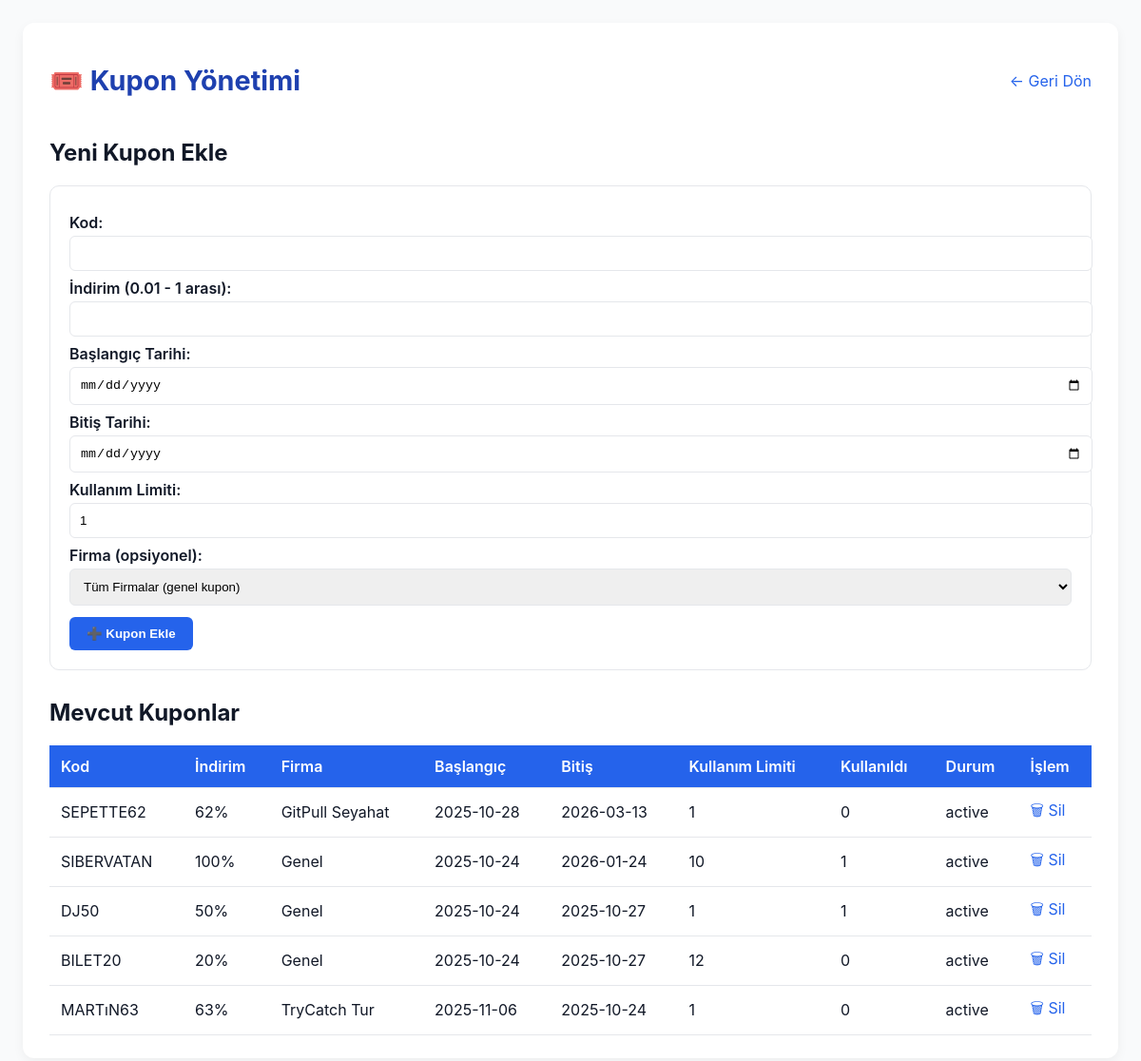
/public/index.php?page=admin_coupons (signed in), run on the app's committed database.
### tables this page shows
CREATE TABLE Coupon (
        id INTEGER PRIMARY KEY AUTOINCREMENT,
        code TEXT UNIQUE NOT NULL,
        discount_percent REAL NOT NULL,
        valid_from TEXT,
        valid_to TEXT,
        usage_limit INTEGER DEFAULT 1,
        used_count INTEGER DEFAULT 0,
        company_id INTEGER, -- ✅ Eklendi
        status TEXT DEFAULT 'active',
        created_at TEXT DEFAULT CURRENT_TIMESTAMP,
        FOREIGN KEY (company_id) REFERENCES Company(id)
    );

CREATE TABLE Company (
            id INTEGER PRIMARY KEY AUTOINCREMENT,
            name TEXT NOT NULL,
            phone TEXT,
            email TEXT,
            created_at TEXT DEFAULT CURRENT_TIMESTAMP
        );

### app/views/admin/coupons.php (the view, shortened to what this page needs)
<?php
require_once __DIR__ . '/../../config/database.php';
$coupons = $db->query("
    SELECT c.*, co.name AS company_name
    FROM Coupon c
    LEFT JOIN Company co ON c.company_id = co.id
    ORDER BY datetime(c.valid_to) DESC
")->fetchAll(PDO::FETCH_ASSOC);
?>
<!DOCTYPE html>
<html lang="tr">
<head>
</head>
<body>
<div class="container">
  <div class="top-bar">
    <h1>🎟️ Kupon Yönetimi</h1>
    <a href="index.php?page=admin">← Geri Dön</a>
  </div>
  <h2>Yeni Kupon Ekle</h2>
  <form method="post">
    <label>Kod:</label>
    <input name="code" maxlength="20" required>
    <label>İndirim (0.01 - 1 arası):</label>
    <input type="number" step="0.01" name="discount_percent" min="0.01" max="1" required>
    <label>Başlangıç Tarihi:</label>
    <input type="date" name="valid_from">
    <label>Bitiş Tarihi:</label>
    <input type="date" name="valid_to" required>
    <label>Kullanım Limiti:</label>
    <input type="number" name="usage_limit" min="1" value="1" required>
    <label>Firma (opsiyonel):</label>
    <select name="company_id">
      <option value="">Tüm Firmalar (genel kupon)</option>
    </select>
    <button type="submit" name="add_coupon">➕ Kupon Ekle</button>
  </form>
  <h2>Mevcut Kuponlar</h2>
  <table>
    <thead>
      <tr>
        <th>Kod</th>
        <th>İndirim</th>
        <th>Firma</th>
        <th>Başlangıç</th>
        <th>Bitiş</th>
        <th>Kullanım Limiti</th>
        <th>Kullanıldı</th>
        <th>Durum</th>
        <th>İşlem</th>
      </tr>
    </thead>
    <tbody>
      <?php if (!$coupons): ?>
        <tr><td colspan="9">Henüz kupon yok.</td></tr>
      <?php else: foreach ($coupons as $c): ?>
        <tr>
          <td data-label="Kod"><?= htmlspecialchars($c['code']) ?></td>
          <td data-label="İndirim"><?= number_format($c['discount_percent'] * 100, 0) ?>%</td>
          <td data-label="Firma"><?= htmlspecialchars($c['company_name'] ?? 'Genel') ?></td>
          <td data-label="Başlangıç"><?= htmlspecialchars($c['valid_from']) ?></td>
          <td data-label="Bitiş"><?= htmlspecialchars($c['valid_to']) ?></td>
          <td data-label="Limit"><?= htmlspecialchars($c['usage_limit']) ?></td>
          <td data-label="Kullanıldı"><?= htmlspecialchars($c['used_count']) ?></td>
          <td data-label="Durum"><?= htmlspecialchars($c['status']) ?></td>
          <td data-label="İşlem">
            <a href="index.php?page=admin_coupons&delete=<?= urlencode($c['id']) ?>" onclick="return confirm('Kupon silinsin mi?')">🗑 Sil</a>
          </td>
        </tr>
      <?php endforeach; endif; ?>
    </tbody>
  </table>
</div>
</body>
</html>

### app/views/admin/coupons.php (style rules this page uses)
:root { --primary: #2563eb; --primary-hover: #1e40af; --bg-light: #f9fafb; --bg-card: #ffffff; --border: #e5e7eb; --text-dark: #111827; --text-light: #6b7280; --success: #10b981; --error: #ef4444; }
body { font-family: "Inter", "Segoe UI", Arial, sans-serif; background: var(--bg-light); color: var(--text-dark); margin: 0; padding: 24px; }
h1 { font-size: 1.8rem; text-align: center; color: var(--primary-hover); margin-bottom: 20px; }
a { color: var(--primary); text-decoration: none; transition: color 0.2s ease; }
.container { max-width: 1100px; margin: 0 auto; background: var(--bg-card); border-radius: 12px; box-shadow: 0 4px 12px rgba(0,0,0,0.05); padding: 24px 28px; }
.top-bar { display: flex; justify-content: space-between; align-items: center; margin-bottom: 24px; }
form { background: var(--bg-card); border: 1px solid var(--border); border-radius: 10px; padding: 20px; margin-bottom: 30px; }
form label { display: block; font-weight: 600; margin: 8px 0 4px; }
form input, form select { width: 100%; padding: 10px; border-radius: 6px; border: 1px solid var(--border); outline: none; transition: all 0.2s ease; }
button { background: var(--primary); color: white; border: none; padding: 10px 18px; border-radius: 6px; cursor: pointer; font-weight: 600; margin-top: 12px; transition: background 0.2s ease; }
table { width: 100%; border-collapse: collapse; margin-top: 16px; }
th, td { text-align: left; padding: 12px; border-bottom: 1px solid var(--border); }
th { background: var(--primary); color: white; font-weight: 600; }
td[data-label] { color: var(--text-dark); }

### data on the page
coupon: code "SEPETTE62", $c['discount_percent']*100 "62", company.name "GitPull Seyahat", valid_from "2025-10-28", valid_to "2026-03-13", usage_limit "1", used_count "0", status "active"
coupon: code "SIBERVATAN", $c['discount_percent']*100 "100", company_name "Genel", valid_from "2025-10-24", valid_to "2026-01-24", usage_limit "10", used_count "1", status "active"
coupon: code "DJ50", $c['discount_percent']*100 "50", company_name "Genel", valid_from "2025-10-24", valid_to "2025-10-27", usage_limit "1", used_count "1", status "active"
coupon: code "BILET20", $c['discount_percent']*100 "20", company_name "Genel", valid_from "2025-10-24", valid_to "2025-10-27", usage_limit "12", used_count "0", status "active"
coupon: code "MARTıN63", $c['discount_percent']*100 "63", company.name "TryCatch Tur", valid_from "2025-11-06", valid_to "2025-10-24", usage_limit "1", used_count "0", status "active"
